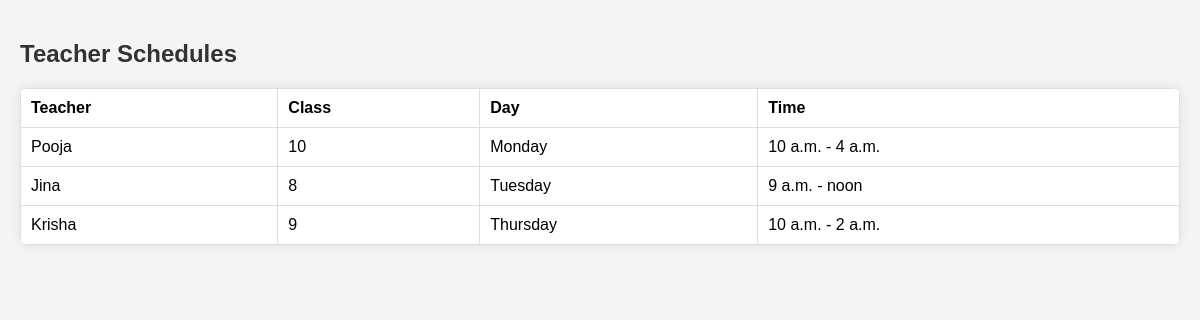
Screenshot of /teacher/schedule/ with the database file from the repository.
### teacher/models.py (models this page shows, shortened)
class TeacherSchedule(models.Model):
    teacher = models.ForeignKey(Teacher, on_delete=models.CASCADE, related_name='schedules')
    class_instance = models.ForeignKey(Class, on_delete=models.CASCADE, related_name='schedules')
    day_of_week = models.CharField(max_length=9, choices=[('Monday', 'Monday'), ('Tuesday', 'Tuesday'), ('Wednesday', 'Wednesday'),
                                                           ('Thursday', 'Thursday'), ('Friday', 'Friday')])
    start_time = models.TimeField()
    end_time = models.TimeField()

class Teacher(models.Model):
    user = models.OneToOneField(User, on_delete=models.CASCADE, related_name='teacher_profile',null=True,blank=True)
    first_name = models.CharField(max_length=100)
    last_name = models.CharField(max_length=100)
    contact_number = models.CharField(max_length=20, default="0000000000")
    email = models.EmailField(unique=True)
    subjects_taught = models.CharField(max_length=255, default="Not Assigned")
    date_of_hire = models.DateField(default=now)
    availability = models.JSONField(blank=True, null=True)  # Store availability as JSON data

### classes/models.py (models this page shows, shortened)
class Class(models.Model):
    class_name = models.CharField(max_length=100)
    description = models.TextField()
    start_time = models.TimeField()
    end_time = models.TimeField()
    capacity = models.PositiveIntegerField()

### teacher/views.py (the view)
# urls.py: path('schedule/', views.teacher_schedule, name='teacher_schedule'),
def teacher_schedule(request):
    schedules = TeacherSchedule.objects.all().select_related('teacher', 'class_instance')
    return render(request, 'frontend/teacher_schedule.html', {'schedules': schedules})

### teacher/templates/frontend/teacher_schedule.html (shortened to what this page needs)
<!DOCTYPE html>
<html lang="en">
<head>
    <link rel="stylesheet" href="/static/css/teachers.css">
</head>
<body>
    <h2>Teacher Schedules</h2>
    <table class="table">
        <tr>
            <th>Teacher</th>
            <th>Class</th>
            <th>Day</th>
            <th>Time</th>
        </tr>
        {% for schedule in schedules %}
        <tr>
            <td>{{ schedule.teacher.first_name }}</td>
            <td>{{ schedule.class_instance.class_name }}</td>
            <td>{{ schedule.day_of_week }}</td>
            <td>{{ schedule.start_time }} - {{ schedule.end_time }}</td>
        </tr>
        {% endfor %}
    </table>
</body>
</html>

### teacher/static/css/teachers.css (style rules this page uses)
body { font-family: Arial, sans-serif; margin: 0; padding: 20px; background-color: #f4f4f4; }
h2 { color: #333; }
.table { width: 100%; border-collapse: collapse; background: white; box-shadow: 0px 0px 10px rgba(0, 0, 0, 0.1); border-radius: 8px; overflow: hidden; margin-top: 20px; }
.table th, .table td { padding: 10px; border: 1px solid #ddd; text-align: left; }

### rows the page displays
TeacherSchedule: teacher.first_name "Pooja", class_instance.class_name "10", day_of_week "Monday", start_time "10 a.m.", end_time "4 a.m."
TeacherSchedule: teacher.first_name "Jina", class_instance.class_name "8", day_of_week "Tuesday", start_time "9 a.m.", end_time "noon"
TeacherSchedule: teacher.first_name "Krisha", class_instance.class_name "9", day_of_week "Thursday", start_time "10 a.m.", end_time "2 a.m."
